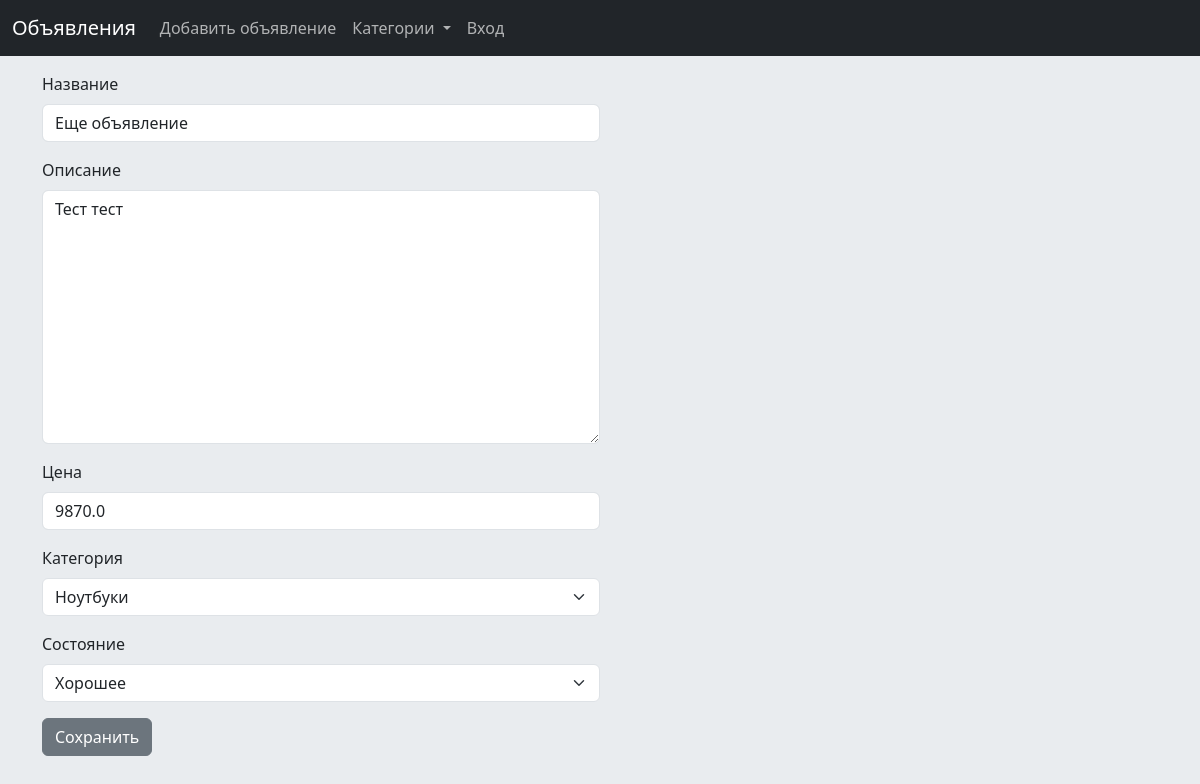
The page /update/14/ on the database its author committed.
### bboardapp/models.py (models this page shows)
class Bb(models.Model):
    STATUS_CHOICES = [
        ('Go', 'Хорошее'),
        ('No', 'Среднее'),
        ('Bad', 'Плохое'),
    ]
    title = models.CharField(max_length=50, verbose_name='Название')
    text = models.TextField(null=True, blank=True, verbose_name='Описание')
    status = models.CharField(max_length=50, choices=STATUS_CHOICES, default='Go',
                              verbose_name='Состояние')
    price = models.FloatField(null=True, blank=True, verbose_name='Цена')
    published = models.DateTimeField(auto_now_add=True, db_index=True, verbose_name='Опубликовано')
    rubric = models.ForeignKey('Rubric', null=True, on_delete=models.PROTECT,
                               verbose_name='Категория')
    class Meta:
        verbose_name_plural = 'Объявления'
        verbose_name = 'Объявление'
        ordering = ['-published']

### bboardapp/views.py (the view)
# urls.py: path('update/<int:pk>/', BbEditView.as_view(), name='update'),
class BbEditView(UpdateView):
    model = Bb
    form_class = BbForm
    template_name = 'bboardapp/update.html'
    success_url = '/'
    def get_context_data(self, **kwargs):
        context = super().get_context_data()
        context['rubrics'] = Rubric.objects.all()
        return context

### bboardapp/forms.py
class BbForm(ModelForm):
    class Meta:
        model = Bb
        fields = ('title', 'text', 'price', 'rubric', 'status')

### bboardapp/models.py (called while the page is built)
    def __str__(self):
        return self.name

### bboardapp/templates/bboardapp/update.html (shortened to what this page needs)
{% extends 'layout/base.html' %}
{% load django_bootstrap5 %}
{% block content %}
<form class="col-md-6" method="post">
  {% bootstrap_form form %}
  <button type="submit" class="btn btn-secondary">Сохранить</button>
</form>
{% endblock %}

### rows shown on the page
Bb: title "Еще объявление", text "Тест тест", price "9870.0", rubric "Ноутбуки", status "Хорошее"
